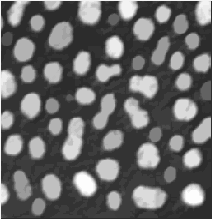
#> input picture python_folder/immed_gray_inv_20051218_frgr4.pgm, 212 x 219 px
$ jupyter execute --allow-errors Exercises1X.ipynb   (shell and % lines are left out)   (older library calls are emulated)
#> lines starting #> are read from the running program, lines starting #| are printed output that depends on the picture; after the words box and inside, x2 and y2 are one past the last pixel; in counts of white or black regions, pixels touching at a corner belong together
# EXERCISES 1X JUAN IGNACIO CABALLERO

## LIBRARIES

[cell 1]
import numpy as np
import skimage
from skimage.color import rgb2gray
from scipy import stats
import scipy
import pandas as pd


import importlib


from pathlib import Path
from PIL import Image

import matplotlib.pyplot as plt
import napari
from napari.utils import nbscreenshot

[cell 2]
# Function definitions
'''
Neighbours:
    It computes the neighbours of each pixel. Identifying each of them

    vec_array2d: Its the area of the image where the neighbours are computed

    vec_array2d has size factor of array2D size:
    --> size(vec_array) es factor de size(array2d)

    The vec_array needs to be flattened to be an input.

    output: list of the each type of neighbour and the value of the pixels.
    When in an edge the result is nan
'''
def neighbours(array2d, vec_array2d):
    vec_array2d_lf = []
    vec_array2d_rg = []
    vec_array2d_up = []
    vec_array2d_dw = []

 # Valores a la izda, derecha, arriba y abajo de cada pixel. Estan a una distancia periodica.
    for i in range(len(vec_array2d)):
        if (i - array2d.shape[1])< 0:
            vec_array2d_lf.append(np.nan)  #Borde de imagen tienen nan
        else:
            vec_array2d_lf.append(vec_array2d[i - array2d.shape[1]])

    for i in range(len(vec_array2d)):
        if (i + array2d.shape[1])>= vec_array2d.size: # hay que restar 1 por empezar en 0
            vec_array2d_rg.append(np.nan)  #Borde de imagen tienen nan
        else:
            vec_array2d_rg.append(vec_array2d[i + array2d.shape[1]])

    for i in range(len(vec_array2d)):
        if i % array2d.shape[1] == 0:
            vec_array2d_up.append(np.nan)  #Borde de imagen tienen nan
        else:
            vec_array2d_up.append(vec_array2d[i - 1])

    for i in range(len(vec_array2d)):
        if i in np.arange(array2d.shape[1]-1, vec_array2d.size+array2d.shape[1], array2d.shape[1]):
            vec_array2d_dw.append(np.nan)  #Borde de imagen tienen nan
        else:
            vec_array2d_dw.append(vec_array2d.flatten('C')[i + 1])

    # Diagonales
    ##Miro los up y down de la columna a izda y derecha.
    diag_iz_up = []
    diag_iz_do = []
    diag_de_up = []
    diag_de_do = []

    for i in range(len(vec_array2d)):
        if ((pd.isnull(vec_array2d_lf[i])) or (pd.isnull(vec_array2d_up[i]))):
            diag_iz_up.append(np.nan)  #Borde de imagen tienen nan
        else:
            diag_iz_up.append(vec_array2d[i - array2d.shape[1]-1])
    for i in range(len(vec_array2d)):
        if i in np.arange(array2d.shape[1]-1,vec_array2d.size+array2d.shape[1],array2d.shape[1]) or ((i - array2d.shape[1]+1)<0):
            diag_iz_do.append(np.nan)  #Borde de imagen tienen nan
        else:
            diag_iz_do.append(vec_array2d[i - array2d.shape[1]+1])
    for i in range(len(vec_array2d)):
        if ((i + array2d.shape[1])>= vec_array2d.size) or (i % array2d.shape[1] == 0):
            diag_de_up.append(np.nan)  #Borde de imagen tienen nan
        else:
            diag_de_up.append(vec_array2d[i + array2d.shape[1]-1])
    for i in range(len(vec_array2d)):
        if ((i + array2d.shape[1])>= vec_array2d.size) or (i in np.arange(array2d.shape[1]-1, vec_array2d.size+array2d.shape[1], array2d.shape[1])): # hay que restar 1 por empezar en 0
            diag_de_do.append(np.nan)  #Borde de imagen tienen nan
        else:
            diag_de_do.append(vec_array2d[i + array2d.shape[1]+1])

    return (vec_array2d_lf,vec_array2d_rg,vec_array2d_up,vec_array2d_dw,diag_iz_up,diag_iz_do,diag_de_up,diag_de_do)

## EXERCISES

## 11a Flatzone
Implement a program that obtains the flat zone (pixels of the same value) of a pixel (ii,jj).

[cell 3]
sample_img = np.array([[2,2,2,3],
                       [4,4,4,3],
                       [4,2,2,3],
                       [4,2,2,3]])
sample_img

### First approach
I leave the code in the cell just in case you are interested in checking it indeep. The procedure is encapsulated cells below

[cell 4]
# ii,jj = 0,3
label = 1
#> (the rest of this cell did not finish here and is left out)

#> (a cell that did not finish here is left out)

## Actual procedure

[cell 6]
def get_flatzone(ii,jj,sample_image,label):
    n_pix = ii*sample_image.shape[1] + jj
    v_pix = sample_image[ii,jj]
    flatzone = []
    flatzone.append(n_pix)
    a_neighbours = np.array(neighbours(sample_image,sample_image.flatten())) ## I know this is not a good idea.
    sample_out = np.zeros(sample_image.shape,dtype='int')
    sample_out[ii,jj] = label

    while flatzone:
        try:
            n_pix = flatzone.pop(-1)
            ii = np.int(n_pix / sample_image.shape[1])
            jj = n_pix - ii*sample_image.shape[1]
#             print('This is n_pix',n_pix)
#             print('This is ii,jj',ii,jj)

            vec_array2d_up,vec_array2d_dw,vec_array2d_lf,vec_array2d_rg,diag_iz_up,diag_de_up,diag_iz_do,diag_de_do = a_neighbours[:,n_pix]
            # Checking if the neighbour have the same value
            if (vec_array2d_up == v_pix) & (sample_out[ii-1,jj] != label):
                sample_out[ii-1,jj] = label
                n_pix = jj + (ii-1)*sample_image.shape[1]
                flatzone.append(n_pix)
    #         print('[f] up flatzone',flatzone)
            if (vec_array2d_dw == v_pix) & (sample_out[ii+1,jj] != label):
                sample_out[ii+1,jj] = label
                n_pix = jj + (ii+1)*sample_image.shape[1]
                flatzone.append(n_pix)
    #         print('[f] down flatzone',flatzone)
            if (vec_array2d_lf == v_pix) & (sample_out[ii,jj-1] != label):
                sample_out[ii,jj-1] = label
                n_pix = jj-1 + (ii)*sample_image.shape[1]
                flatzone.append(n_pix)
    #         print('[f] left flatzone',flatzone)
            if (vec_array2d_rg == v_pix) & (sample_out[ii,jj+1] != label):
                sample_out[ii,jj+1] = label
                n_pix = jj+1 + (ii)*sample_image.shape[1]
                flatzone.append(n_pix)
    #         print('[f] right flatzone',flatzone)

            if (diag_iz_up == v_pix) & (sample_out[ii-1,jj-1] != label):
                sample_out[ii-1,jj-1] = label
                n_pix = jj-1 + (ii-1)*sample_image.shape[1]
                flatzone.append(n_pix)
    #         print('[f] diag_iz_up flatzone',flatzone)
            if (diag_de_up == v_pix) & (sample_out[ii-1,jj+1] != label):
                sample_out[ii-1,jj+1] = label
                n_pix = jj+1 + (ii-1)*sample_image.shape[1]
                flatzone.append(n_pix)
    #         print('[f] diag_de_up flatzone',flatzone)
            if (diag_iz_do == v_pix) & (sample_out[ii+1,jj-1] != label):
                sample_out[ii+1,jj-1] = label
                n_pix = jj-1 + (ii+1)*sample_image.shape[1]
                flatzone.append(n_pix)
    #         print('[f] diag_iz_do flatzone',flatzone)
            if (diag_de_do == v_pix) & (sample_out[ii+1,jj+1] != label):
                sample_out[ii+1,jj+1] = label
                n_pix = jj+1 + (ii+1)*sample_image.shape[1]
                flatzone.append(n_pix)
    #         print('[f] diag_de_do flatzone',flatzone)

        except Exception as exc:
    #         print(exc)
            if exc == 'IndexError':
                continue

    return sample_out

[cell 7]
ii,jj = 2,2
label = 1
get_flatzone(ii,jj,sample_img,label)

### Checking

[cell 8]
# This should adjust automatically the path i for the files
ref_path = Path().resolve()
ref_path

[cell 9]
# Declaring the paths to the folders of work

# Your path should be solved with this:
folder_to_read = Path(ref_path /  "python_folder")
print('This is your path to read the image',str(folder_to_read))

[cell 10]
## Name of the files
name2 = 'immed_gray_inv_20051218_frgr4_flatzone57_36.pgm'
name1 = 'immed_gray_inv_20051218_frgr4.pgm'

ruta_data1 = folder_to_read / name1
ruta_data2 = folder_to_read / name2

## Reading the image,
# this is a method to import the image in the python environment
with Image.open(str(ruta_data1), mode='r') as img:
#> img is the input picture: PIL image 212x219 L; min 44, max 253, mean 102.7
    img1 = np.array(img)
with Image.open(str(ruta_data2), mode='r') as img:
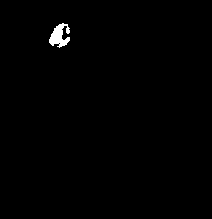
#> input picture python_folder/immed_gray_inv_20051218_frgr4_flatzone57_36.pgm, 212 x 219 px
#> img is the input picture: PIL image 212x219 L; 0.65% white; 1 white region, box (x1, y1, x2, y2) and area: (49, 23, 70, 48) 303
    img2 = np.array(img)

[cell 11]
# Python starts at 0 and there is an axis transposition.
ii,jj = 35,56
label = 255
result = get_flatzone(ii,jj,img1,label)
#> the loop in get_flatzone (call 2), `while flatzone:` made 303 passes
#> (vec_array2d_up, vec_array2d_dw, vec_array2d_lf, vec_array2d_rg, diag_iz_up, diag_de_up, diag_iz_do, diag_de_do) on passes 1 to 12: (172, 172, 172, 172, 172, 172, 172, 172), (172, 172, 172, 172, 172, 172, 172, 172), (172, 172, 172, 172, 172, 172, 172, 172), (172, 172, 172, 172, 172, 172, 172, 172), (172, 172, 172, 172, 172, 172, 172, 172), (172, 172, 172, 172, 172, 172, 172, 172), (172, 172, 172, 172, 172, 172, 172, 172), (172, 172, 172, 172, 172, 172, 172, 172), (172, 172, 172, 172, 172, 172, 172, 172), (172, 162, 172, 172, 172, 172, 172, 145), (172, 115, 172, 162, 172, 172, 128, 108), (172, 128, 172, 172, 172, 172, 162, 115)
(result == img2).all()
#> Out = True

### Visualization

[cell 12]
viewer = napari.view_image(img1)
viewer.add_image(img2)
viewer.add_image(result)

[cell 13]
nbscreenshot(viewer)

## 12a Flatzones of an image
Implement a program that obtains the flat zone (pixels of the same value) of an image (ii,jj).

[cell 14]
folder_to_read = Path(ref_path /  "python_folder")

[cell 15]
## Name of the files
name3 = 'immed_gray_inv_20051218_thresh127.pgm'

ruta_data3 = folder_to_read / name3

## Reading the image,
# this is a method to import the image in the python environment
with Image.open(str(ruta_data3), mode='r') as img:
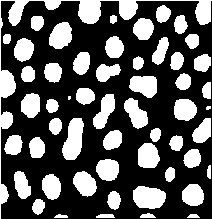
#> input picture python_folder/immed_gray_inv_20051218_thresh127.pgm, 212 x 219 px
#> img is the input picture: PIL image 212x219 L; 34.6% white; 54 white regions (2 under 20 px), largest, box (x1, y1, x2, y2) and area: (0, 0, 212, 219) 2570, (62, 118, 84, 160) 638, (133, 186, 166, 209) 606
    img3 = np.array(img)

[cell 16]
background = 2

dummy_img1 = np.zeros(sample_img.shape,dtype='int') -1
label = 1
for ii in range(sample_img.shape[0]):
    for jj in range(sample_img.shape[1]):
        # Checking background
        if (sample_img[ii,jj] == background):
            dummy_img1[ii,jj] = 0
        if (sample_img[ii,jj] != background):
            print('coords',ii,jj)
            # Checking it is not labelled
            if (dummy_img1[ii,jj] == -1):
                label += 1
                print('this is label',label)
                dummy_img1 += get_flatzone(ii,jj,sample_img,label)
                print(dummy_img1)
dummy_img1

### Encapsulated functions

[cell 17]
background = 2
def get_flatzone(ii,jj,sample_image,a_neighbours,label):
    n_pix = ii*sample_image.shape[1] + jj
    v_pix = sample_image[ii,jj]
    flatzone = []
    flatzone.append(n_pix)
#     a_neighbours = np.array(neighbours(sample_image,sample_image.flatten())) ## MODIFIED
    sample_out = np.zeros(sample_image.shape,dtype='int')
    sample_out[ii,jj] = label

    while flatzone:
        try:
            n_pix = flatzone.pop(-1)
            ii = np.int(n_pix / sample_image.shape[1])
            jj = n_pix - ii*sample_image.shape[1]
#             print('This is n_pix',n_pix)
#             print('This is ii,jj',ii,jj)

            vec_array2d_up,vec_array2d_dw,vec_array2d_lf,vec_array2d_rg,diag_iz_up,diag_de_up,diag_iz_do,diag_de_do = a_neighbours[:,n_pix]
            # Checking if the neighbour have the same value
            if (vec_array2d_up == v_pix) & (sample_out[ii-1,jj] != label):
                sample_out[ii-1,jj] = label
                n_pix = jj + (ii-1)*sample_image.shape[1]
                flatzone.append(n_pix)
    #         print('[f] up flatzone',flatzone)
            if (vec_array2d_dw == v_pix) & (sample_out[ii+1,jj] != label):
                sample_out[ii+1,jj] = label
                n_pix = jj + (ii+1)*sample_image.shape[1]
                flatzone.append(n_pix)
    #         print('[f] down flatzone',flatzone)
            if (vec_array2d_lf == v_pix) & (sample_out[ii,jj-1] != label):
                sample_out[ii,jj-1] = label
                n_pix = jj-1 + (ii)*sample_image.shape[1]
                flatzone.append(n_pix)
    #         print('[f] left flatzone',flatzone)
            if (vec_array2d_rg == v_pix) & (sample_out[ii,jj+1] != label):
                sample_out[ii,jj+1] = label
                n_pix = jj+1 + (ii)*sample_image.shape[1]
                flatzone.append(n_pix)
    #         print('[f] right flatzone',flatzone)

            if (diag_iz_up == v_pix) & (sample_out[ii-1,jj-1] != label):
                sample_out[ii-1,jj-1] = label
                n_pix = jj-1 + (ii-1)*sample_image.shape[1]
                flatzone.append(n_pix)
    #         print('[f] diag_iz_up flatzone',flatzone)
            if (diag_de_up == v_pix) & (sample_out[ii-1,jj+1] != label):
                sample_out[ii-1,jj+1] = label
                n_pix = jj+1 + (ii-1)*sample_image.shape[1]
                flatzone.append(n_pix)
    #         print('[f] diag_de_up flatzone',flatzone)
            if (diag_iz_do == v_pix) & (sample_out[ii+1,jj-1] != label):
                sample_out[ii+1,jj-1] = label
                n_pix = jj-1 + (ii+1)*sample_image.shape[1]
                flatzone.append(n_pix)
    #         print('[f] diag_iz_do flatzone',flatzone)
            if (diag_de_do == v_pix) & (sample_out[ii+1,jj+1] != label):
                sample_out[ii+1,jj+1] = label
                n_pix = jj+1 + (ii+1)*sample_image.shape[1]
                flatzone.append(n_pix)
    #         print('[f] diag_de_do flatzone',flatzone)

        except Exception as exc:
    #         print(exc)
            if exc == 'IndexError':
                continue

    return sample_out

def get_labels(sample_image,background=0):
    a_neighbours = np.array(neighbours(sample_image,sample_image.flatten()))
    dummy_img1 = np.zeros(sample_image.shape,dtype='int') -1
    label = 1
    for ii in range(sample_image.shape[0]):
        for jj in range(sample_image.shape[1]):
            # Checking background
            if (sample_image[ii,jj] == background):
                dummy_img1[ii,jj] = 0
            if (sample_image[ii,jj] != background):
#                 print('coords',ii,jj)
                # Checking it is not labelled
                if (dummy_img1[ii,jj] == -1):
                    label += 1
#                     print('this is label',label)
                    dummy_img1 += get_flatzone(ii,jj,sample_image,a_neighbours,label)
#                     print(dummy_img1)
    return dummy_img1

[cell 18]
get_labels(sample_img,2)

[cell 19]
background = 0
labels = get_labels(img3,background)
#> call 2 of get_labels, with background = 0
#> after the loop in get_labels (call 2), `for ii in range(sample_image.shape[0]):`:
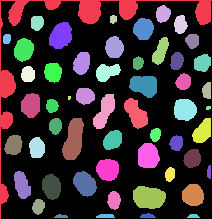
#> dummy_img1: shape (219, 212) int64; 55 distinct labels, from 0 to 54; one colour per label, 0 black
